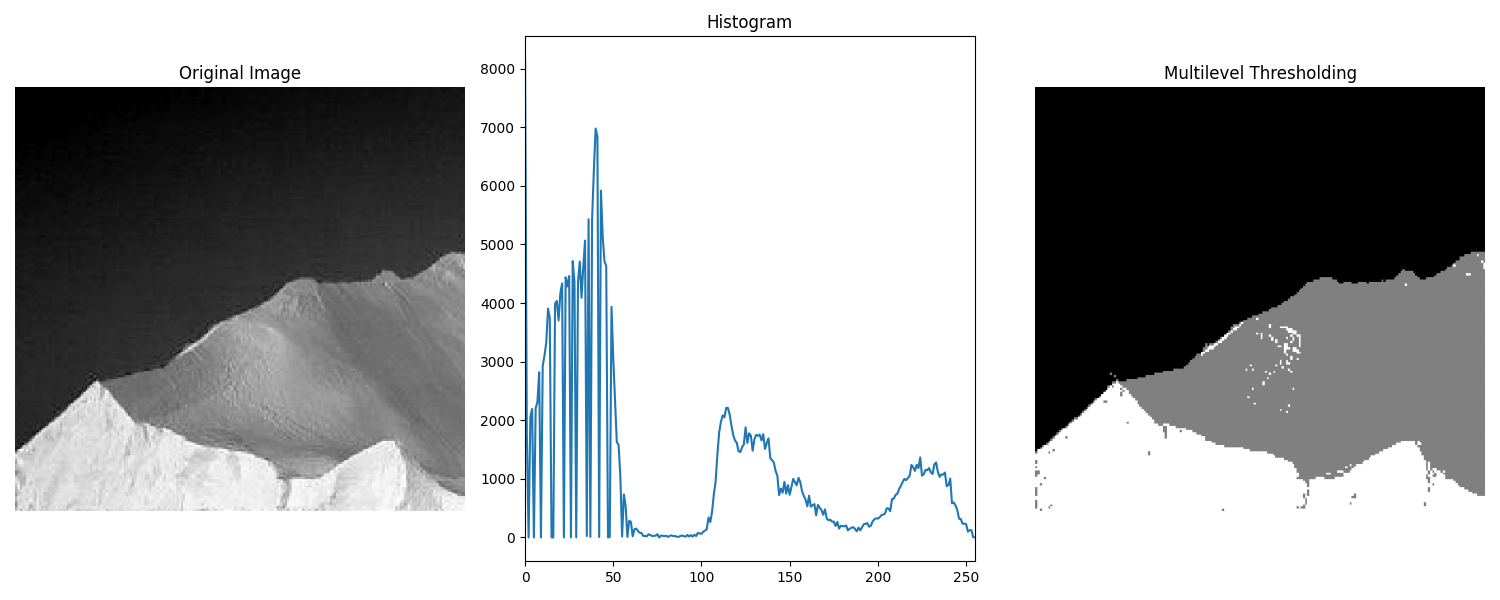

The script that saved this image:

import sys
import os
import numpy as np
import matplotlib.pyplot as plt
from skimage.io import imread
from General.multithresh import multithresh
from General.imquantize import imquantize
from libDIPUM.data_path import dip_data

# Data
image_path = dip_data('iceberg.tif')
f = imread(image_path)
if f.ndim == 3:
    f = f[:, :, 0]

# Histogram
hist, bins = np.histogram(f, bins=256, range=(0, 255))
h = hist / np.sum(hist)

print("Running multithresh(f, 2)...")
T = multithresh(f, 2)
print(f"Thresholds: {T}")

g = imquantize(f, T)

# Display
fig, axes = plt.subplots(1, 3, figsize=(15, 6))

# 1. Original
axes[0].imshow(f, cmap='gray')
axes[0].set_title('Original Image')
axes[0].axis('off')

# 2. Histogram
# hist(double(f(:)), 256)
axes[1].plot(hist)
axes[1].set_title('Histogram')
axes[1].set_aspect('auto')
axes[1].set_xlim([0, 255])

# 3. Quantized
# imshow(g, [])
# g has values 1, 2, 3.
# auto-scaling with imshow(..., []) handled by matplotlib default or vmin/vmax
axes[2].imshow(g, cmap='gray')
axes[2].set_title('Multilevel Thresholding')
axes[2].axis('off')

plt.tight_layout()
plt.savefig('Figure1042.png')
print("Saved Figure1042.png")
plt.show()
